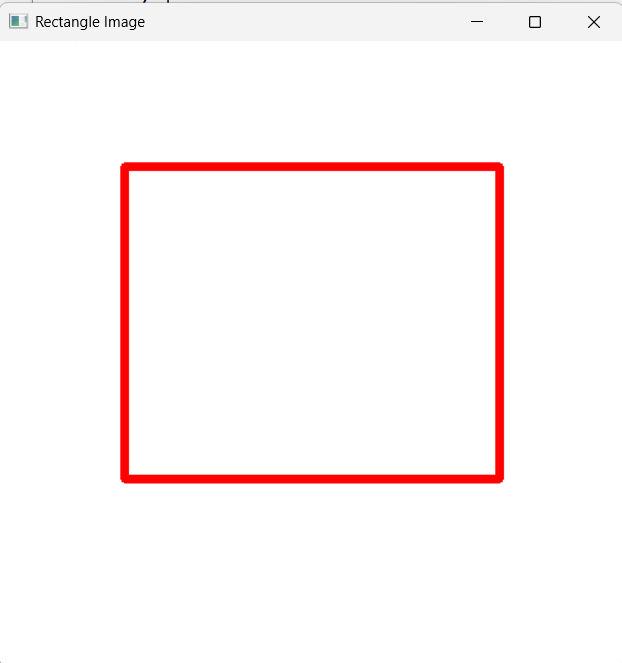
#> input picture lab experiment/exp 31-35/exp 33.png, 622 x 663 px, found by its file name
$ jupyter execute experiment_22.ipynb
#> lines starting #> are read from the running program, lines starting #| are printed output that depends on the picture
[cell 1]
from google.colab import files
uploaded = files.upload()
#> the answer given: exp 33.png

import cv2
import numpy as np
import matplotlib.pyplot as plt

filename = list(uploaded.keys())[0]
image = cv2.imread(filename, 0)
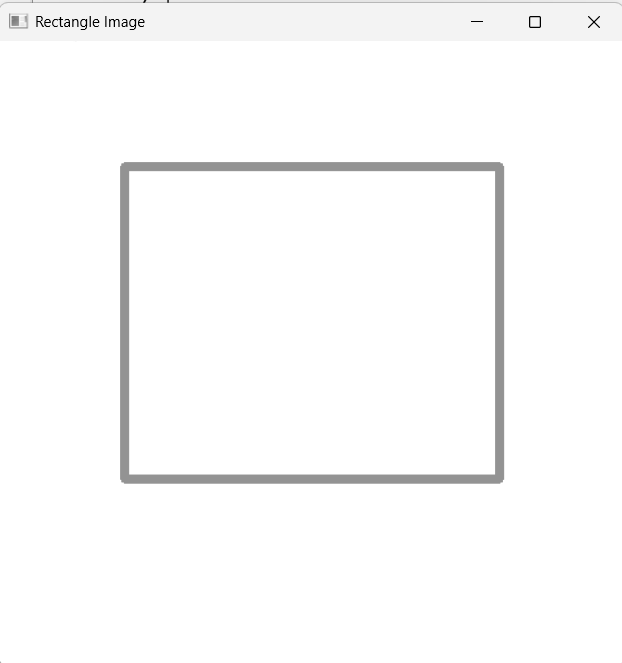
#> image: shape (663, 622); min 0, max 255, mean 250.6

print("Image uploaded successfully:", filename)

kernel = np.ones((9, 9), np.uint8)

closing = cv2.morphologyEx(image, cv2.MORPH_CLOSE, kernel)

plt.figure(figsize=(10, 4))

plt.subplot(1, 2, 1)
plt.imshow(image, cmap="gray")
plt.title("Original Image")
plt.axis("off")

plt.subplot(1, 2, 2)
plt.imshow(closing, cmap="gray")
plt.title("After Closing")
plt.axis("off")

plt.show()
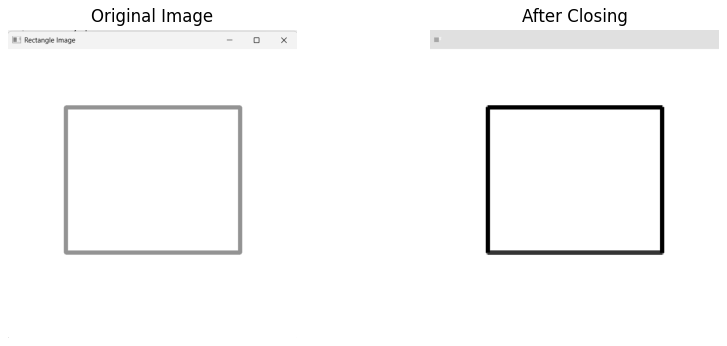
#> figure drawn by matplotlib, 2 panels
